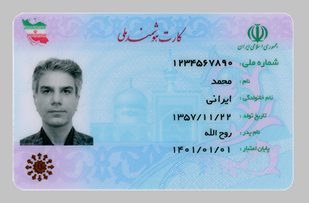
#> input picture images/1.png, 309 x 203 px
$ python -i picDetection.py   (imports and definitions only)
#> lines starting #> are read from the running program, lines starting #| are printed output that depends on the picture; after the words box and inside, x2 and y2 are one past the last pixel; in counts of white or black regions, pixels touching at a corner belong together
#> further down, picture is the input picture: shape (203, 309, 3); mean B, G, R 206.2, 185.7, 161.3
import cv2
import numpy as np

def detect_and_crop_image(image, show_steps=False):
    # تبدیل تصویر به خاکی-سفید (Grayscale)
#> called with show_steps = False
    gray_image = cv2.cvtColor(image, cv2.COLOR_BGR2GRAY)
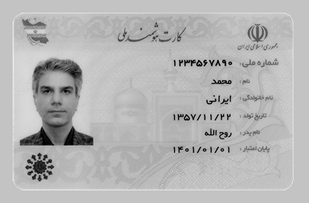
#> gray_image: shape (203, 309); min 0, max 236, mean 180.8

    # استفاده از Threshold برای تبدیل تصویر به باینری (سیاه و سفید)
    _, binary_image = cv2.threshold(gray_image, 150, 255, cv2.THRESH_BINARY_INV)
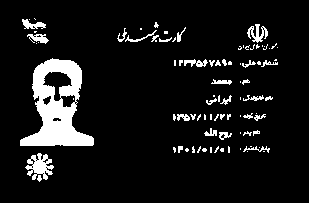
#> binary_image: shape (203, 309); 9.1% white; 88 white regions (55 under 20 px), largest, box (x1, y1, x2, y2) and area: (20, 58, 94, 146) 3251, (25, 153, 54, 180) 425, (247, 24, 268, 43) 190

    # انجام عملیات مورفولوژی برای حذف نویز و بهبود تشخیص
    kernel = np.ones((3, 3), np.uint8)
    binary_image = cv2.morphologyEx(binary_image, cv2.MORPH_CLOSE, kernel)
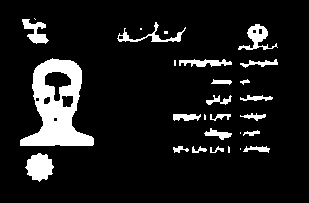
#> binary_image: shape (203, 309); 10.4% white; 28 white regions (8 under 20 px)

    # پیدا کردن کانتورها (مناطق متن)
    contours, _ = cv2.findContours(binary_image, cv2.RETR_EXTERNAL, cv2.CHAIN_APPROX_SIMPLE)
#> contours = 28 contours, 9 with area under 20; largest, box (x1, y1, x2, y2) and area: (20, 58, 94, 146) 3719, (25, 153, 54, 182) 522, (238, 24, 278, 50) 324, (22, 19, 49, 44) 268, (117, 22, 186, 42) 228

    # متغیر برای ذخیره کانتور با بیشترین مساحت که نسبت ارتفاع به عرض بیشتر است
    max_area = 0
    best_contour = None

    # جستجو برای کانتوری که نسبت ارتفاع به عرض بیشتر از 1 داشته باشد و مساحت بیشتری داشته باشد
    for contour in contours:
        # برای هر کانتور یک مستطیل محاطی (Bounding box) پیدا می‌کنیم
        x, y, w, h = cv2.boundingRect(contour)

        # فقط اگر نسبت ارتفاع به عرض بیشتر از 1 باشد و مساحت بزرگتری داشته باشد
        if h > w:  # ارتفاع بیشتر از عرض
            area = w * h
            if area > max_area:
                max_area = area
                best_contour = contour
#> this loop made 28 passes
#> (x, y, w, h, area, max_area) on pass 22: (20, 58, 74, 88, 6512, 6512)
#> (x, y, w, h) on passes 1, 3, 5, 6, 7, 9: (25, 153, 29, 29), (243, 146, 27, 7), (210, 146, 14, 7), (192, 146, 15, 7), (173, 146, 16, 7), (243, 130, 17, 6)
#> after the loop, best_contour = contour of 119 points, box (x1, y1, x2, y2) (20, 58, 94, 146), area 3719; max_area = 6512

    # اگر کانتوری پیدا شد که بهترین باشد
    if best_contour is not None:
        # برای کانتور بهترین، مستطیل محاطی را پیدا می‌کنیم
        x, y, w, h = cv2.boundingRect(best_contour)
#> x = 20; y = 58; w = 74; h = 88

        # برش تصویر بر اساس مستطیل محاطی
        cropped_image = image[y:y+h, x:x+w]
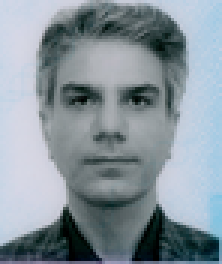
#> cropped_image: shape (88, 74, 3) (shown 3 times larger); mean B, G, R 155.8, 147.7, 135.1

        # رسم مستطیل سبز روی تصویر اصلی (فقط برای تصویر اصلی)
        image_with_rect = image.copy()  # یک کپی از تصویر اصلی می‌سازیم تا مستطیل فقط روی آن رسم شود
        cv2.rectangle(image_with_rect, (x, y), (x + w, y + h), (0, 255, 0), 2)
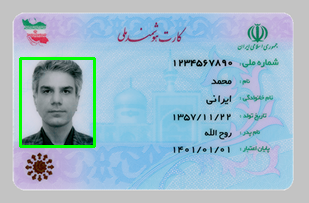
#> image_with_rect: shape (203, 309, 3); 1.54% of pixels changed, all inside (x1, y1, x2, y2) = (19, 57, 96, 148)
    else:
        print("هیچ کانتوری با ویژگی‌های مورد نظر یافت نشد.")

    return cropped_image

>>> import cv2
>>> picture = cv2.imread('../../images/1.png')
>>> result = detect_and_crop_image(picture)

$ run again, on images/2.png
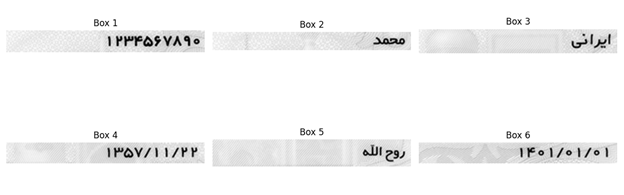
#> input picture images/2.png, 624 x 195 px
#> picture is the input picture: shape (195, 624, 3); min 0, max 255, mean 245.6
#> in detect_and_crop_image, `_, binary_image = cv2.threshold(gray_image, 150, 255, cv2.THRESH_BINAR..`:
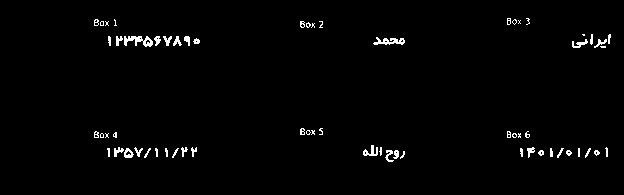
#> binary_image: shape (195, 624); 1.6% white in thin lines or dots, all inside (x1, y1, x2, y2) = (94, 18, 611, 162)
#> in detect_and_crop_image, `binary_image = cv2.morphologyEx(binary_image, cv2.MORPH_CLOSE, kernel)`:
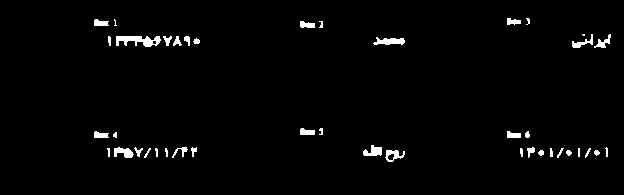
#> binary_image: shape (195, 624); 1.9% white; 42 white regions (5 under 20 px)
#> contours = 42 contours, 21 with area under 20; largest, box (x1, y1, x2, y2) and area: (116, 36, 161, 47) 254, (373, 37, 405, 45) 135, (385, 150, 405, 162) 122, (114, 147, 134, 158) 112, (363, 145, 382, 156) 110
#> the loop in detect_and_crop_image, `for contour in contours:` made 42 passes
#> (x, y, w, h, area, max_area) on passes 5, 7, 15, 18: (585, 148, 6, 10, 60, 60), (557, 148, 7, 10, 70, 70), (527, 147, 8, 11, 88, 88), (134, 147, 9, 10, 90, 90)
#> after the loop in detect_and_crop_image, `for contour in contours:`: best_contour = contour of 20 points, box (x1, y1, x2, y2) (134, 147, 143, 157), area 25; max_area = 90
#> in detect_and_crop_image, `x, y, w, h = cv2.boundingRect(best_contour)`: x = 134; y = 147; w = 9; h = 10
#> image_with_rect: shape (195, 624, 3); 0.09% of pixels changed, all inside (x1, y1, x2, y2) = (133, 146, 145, 159)
